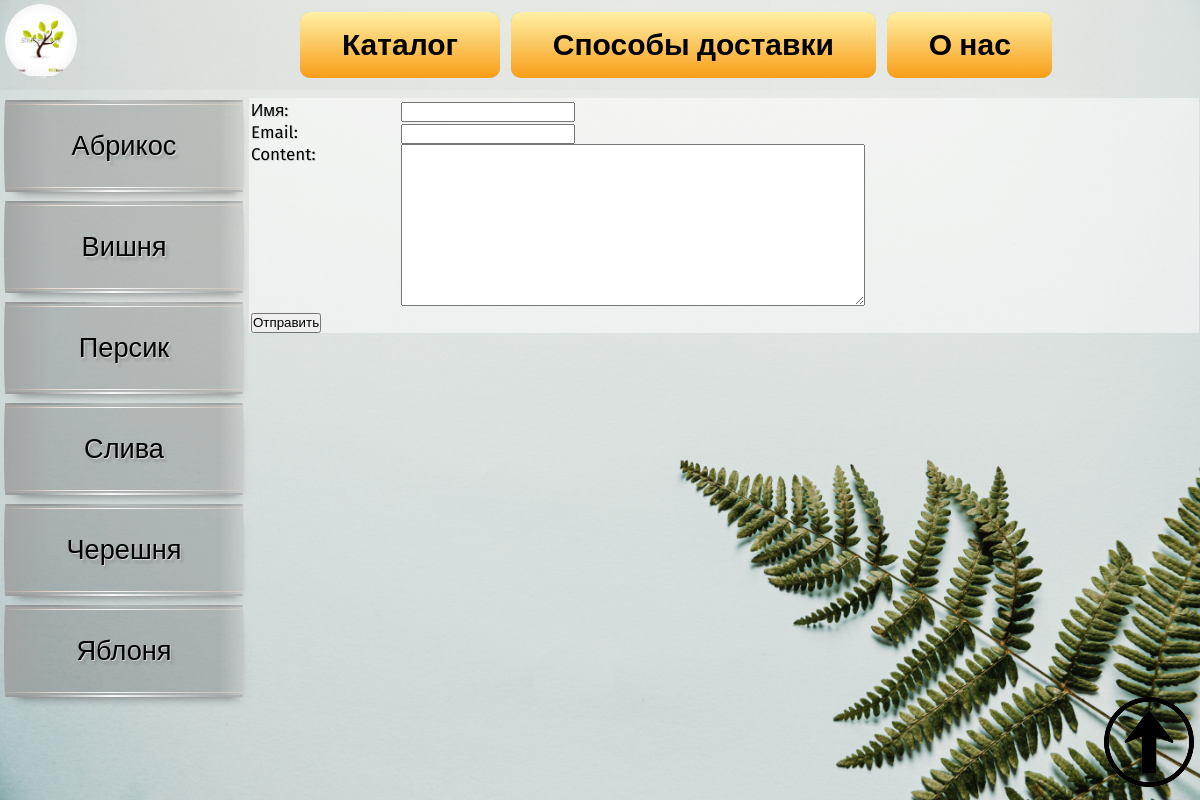
Page /contact/ on the committed database.
### sazhenci/models.py (models this page shows, shortened)
class Left(models.Model):
    name = models.CharField(max_length=255, db_index=True, verbose_name='Каталог сортов')
    slug = models.SlugField(max_length=255, unique=True, db_index=True, verbose_name="URL")
    def get_absolute_url(self):
        return reverse("left", kwargs={"lef_slug": self.slug})
    class Meta:
        verbose_name = 'Каталог сортов'
        verbose_name_plural = 'Каталог сортов'
        ordering = ['id']

### sazhenci/views.py (the view, shortened to what this page needs)
# urls.py: path('contact/', ContactFormView.as_view(), name='contact'),
class ContactFormView(DataMixin, FormView):
    form_class = ContactForm
    template_name = 'sazhenci/contact.html'
    success_url = reverse_lazy('home')
    def get_context_data(self, *, object_list=None, **kwargs):
        context = super().get_context_data(**kwargs)
        c_def = self.get_user_context(title="Добавление статьи")
        return dict(list(context.items()) + list(c_def.items()))

### sazhenci/forms.py
class ContactForm(forms.Form):
    name = forms.CharField(label='Имя', max_length=255)
    email = forms.EmailField(label='Email')
    content = forms.CharField(widget=forms.Textarea(attrs={'cols': 60, 'rows': 10}))

### sazhenci/templatetags/sazhenci_tags.py (called while the page is built)
@register.inclusion_tag('sazhenci/list_left.html')
def show_left():
    lefts = Left.objects.all()
    return {"lefts": lefts}

### sazhenci/utils.py (called while the page is built)
    def get_user_context(self, **kwargs):
        context = kwargs
        lefts = Left.objects.all()
        user_menu = menu.copy()
        if not self.request.user.is_authenticated:
            user_menu.pop(1)
        context['menu'] = user_menu
        context['lefts'] = lefts
        if 'lef_selected' not in context:
            context['lef_selected'] = 0
        return context

### sazhenci/templates/sazhenci/contact.html (shortened to what this page needs)
{% extends 'sazhenci/index.html' %}
{% block content %}
<form method='post'>
{% for f in form %}
<p><label class='form-label' for='{{ f.id_for_label}}'>{{f.label}}: </label>{{ f }}</p>
{% endfor %}
    <button type='submit'>Отправить</button>
</form>
{% endblock %}

### sazhenci/templates/sazhenci/list_left.html
{% for l in lefts %}
    {% if l.pk == lef_selected %}
        <li class="selected">{{l.name}}</li>
    {% else %}
        <li><a href="{{ l.get_absolute_url }}">{{ l.name }}</a></li>
    {% endif %}
{% endfor %}

### sazhenci/static/sazhenci/css/style.css (style rules this page uses)
* { margin: 0; padding: 0; font-family: 'Fira Sans', sans-serif; }
body { background-image: url(back_10.jpeg); background-repeat: no-repeat; background-attachment: fixed; background-size: 100%; }
#left_menu a { display:block; background: rgba(0, 0, 0, 0.178); border-top: 0; padding: 30px; margin-top: 9px; text-decoration: none; color: rgb(0, 0, 0); text-align: center; font-size: 1.7em; font-family: 'Fira Sans', sans-serif; text-shadow: rgba(255,255,255,.5) 1px 1px, rgba(100,100,100,.3) 3px 4px 3px; user-select: none; outline: none; border-radius: 3px / 100%; background-image: linear-gradient(45deg, rgba(255,255,255,.0) 30%, rgba(255, 255, 255, 0.774), rgba(255,255,255,.0) 70%), linear-gradient(to right, rgba(163, 163, 163, 0.856), rgba(255,255,255,0) 20%, rgba(191, 221, 17, 0) 90%, rgba(255,255,255,.3)), linear-gradient(to right, rgba(125,125,125,1), rgba(255, 255, 255, 0.123) 45%, rgba(125,125,125,.5)), linear-gradient(to right, rgba(125,125,125,1), rgba(255, 255, 255, 0.9) 45%, rgba(125,125,125,.5)), linear-gradient(to right, rgba(223,190,170,1), rgba(255,255,255,.9) 45%, rgba(223,190,170,.5)), linear-gradient(to right, rgba(223,190,170,1), rgba(255,255,255,.9) 45%, rgba(223,190,170,.5)); background-repeat: no-repeat; background-size: 200% 100%, auto, 100% 2px, 100% 2px, 100% 1px, 100% 1px; background-position: 200% 0, 0 0, 0 0, 0 100%, 0 4px, 0 calc(100% - 4px); box-shadow: rgba(0,0,0,.5) 3px 10px 10px -10px; }
.form-label { color:rgb(0, 0, 0); float: top; }
.form-label { display: inline-block; min-width: 150px; vertical-align: top; }

### rows in the picture
Left: name "Абрикос"
Left: name "Вишня"
Left: name "Персик"
Left: name "Слива"
Left: name "Черешня"
Left: name "Яблоня"

### other values in the picture
{{ f.label }} "Имя" "Email" "Content"
